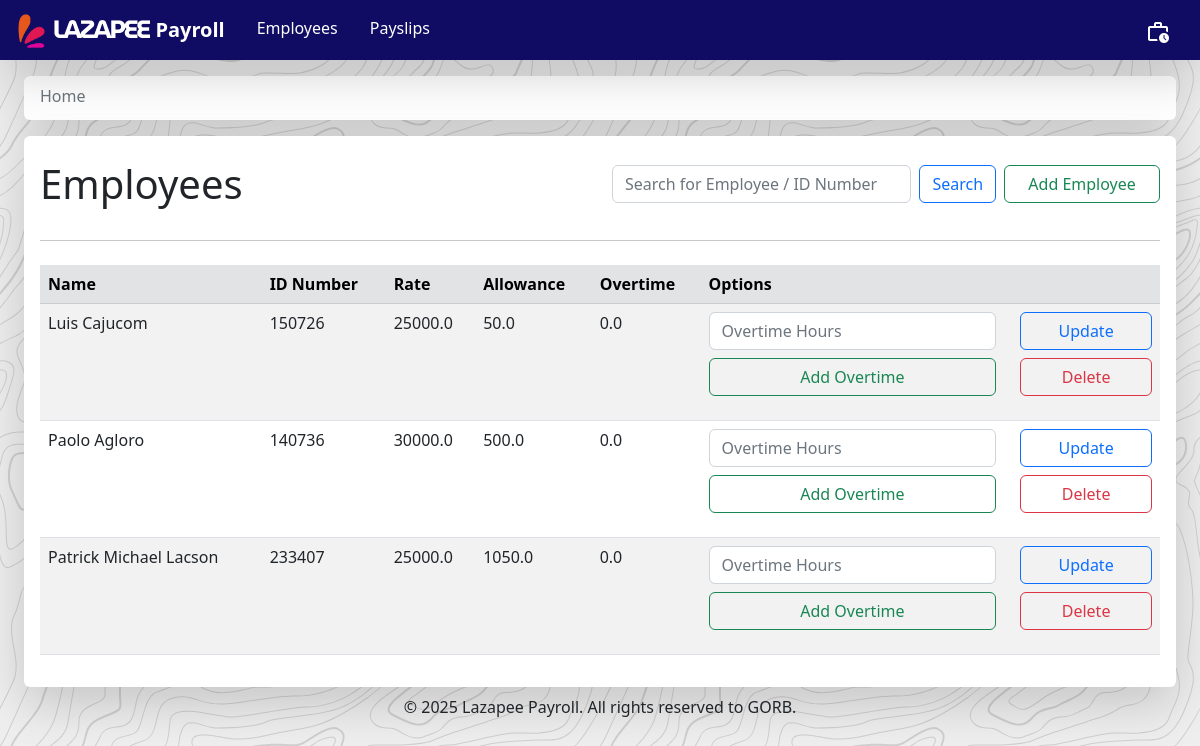
The page / on the database its author committed.
### payroll_app/models.py (models this page shows, shortened)
class Employee(models.Model):
    name = models.CharField(max_length = 300)
    id_number = models.CharField(max_length = 300, unique = True)
    rate = models.FloatField()
    overtime_pay = models.FloatField(null=True)
    allowance = models.FloatField(null=True)
    def getName(self):
        return self.name
    def getID(self):
        return self.id_number
    def getRate(self):
        return self.rate
    def getOvertime(self):
        return self.overtime_pay
    def getAllowance(self):
        return self.allowance

### payroll_app/views.py (the view)
# urls.py: path('', views.employees_page, name='employees'),
def employees_page(request):
    global history
    if (request.method=="POST"):
        button = request.POST.get("button")
        if button == "search":
            creds = request.POST.get("Search")
            if creds.isdigit() == True:
                employees = Employee.objects.filter(id_number=creds)
                return render(request, 'payroll_app/employees_page.html', {'employees':employees, 'history':history})
            else:
                employees = Employee.objects.filter(name__icontains=creds)
                return render(request, 'payroll_app/employees_page.html', {'employees':employees, 'history':history})
        elif button == "add_overtime":
            id = request.POST.get("employee_id")
            hours = request.POST.get("hours")
            overtime = get_object_or_404(Employee, id_number=id).getOvertime() + (get_object_or_404(Employee, id_number=id).getRate()/160) * 1.5 * int(hours)
            Employee.objects.filter(id_number=id).update(overtime_pay=overtime)
            employees = Employee.objects.all()
            return render(request, 'payroll_app/employees_page.html', {'employees':employees, 'history':history})
    else:
        employees = Employee.objects.all()
        message = request.session.pop('message', None)
        return render(request, 'payroll_app/employees_page.html', {'employees':employees, 'message':message, 'history':history})

### payroll_app/templates/payroll_app/employees_page.html (shortened to what this page needs)
{% extends 'payroll_app/base.html' %}
{% load static %}
    {% block directory %}
        <ol class="breadcrumb mb-1">
            <li class="breadcrumb-item">
                <a href="{% url 'employees' %}" class="text-secondary text-decoration-none">Home</a>
            </li>
        </ol>
    {% endblock %}
    {% block content %}
        <div class="navbar mt-3 mx-4 p-3 shadow-lg rounded div-animation" style="background-color: white">
            <div class="w-100">
                <div class="row align-items-center">
                    <div class="col">
                        <h1 class="mt-2">Employees</h1>
                    </div>
                    <div class="col">
                        <form class="form-inline my-2 d-flex" method="POST"> {% csrf_token %}
                            <input class="form-control" type="search" placeholder="Search for Employee / ID Number" name="Search">
                            <button class="btn btn-outline-primary mx-2" type="submit" name="button" value="search">Search</button>
                            <a class="btn btn-outline-success w-50" href="{% url 'create_employee' %}">Add Employee</a>
                        </form>
                    </div>
                </div>
                <hr class="my-4">
            </div>
            <table class="table table-hover table-striped">
                <thead class="table-secondary">
                    <th scope="col"> Name </th>
                    <th scope="col"> ID Number </th>
                    <th scope="col"> Rate </th>
                    <th scope="col"> Allowance </th>
                    <th scope="col"> Overtime </th>
                    <th scope="col"> Options </th>
                </thead>
                <tbody>
                    {% for e in employees %}
                    <tr>
                        <td> {{ e.getName }} </td>
                        <td> {{ e.getID }} </td>
                        <td> {{ e.getRate }} </td>
                        <td> {{ e.getAllowance }} </td>
                        <td> {{ e.getOvertime }} </td>
                        <td>
                            <form method="POST">{% csrf_token %}
                                <div class="row mb-2">
                                    <div class="col-8">
                                        <input type="number" class="form-control" id="hours" name="hours" placeholder="Overtime Hours" min="0" required>
                                    </div>
                                    <div class="col-4">
                                        <a href="{% url 'update_employee' pk=e.pk %}" class="btn btn-outline-primary px-3 mr-3 w-100">Update</a>
                                    </div>
                                </div>
                                <div class="row">
                                    <div class="col-8">
                                        <button type="submit" class="btn btn-outline-success mr-1 w-100" name="button" value="add_overtime">Add Overtime</button>
                                    </div>
                                    <div class="col-4">
                                        <a href="{% url 'delete_employee' pk=e.pk %}" class="btn btn-outline-danger px-3 mr-3 w-100">Delete</a>
                                    </div>
                                </div>
                            </form>
                        </td>
                    </tr>
                    {% endfor %}
                </tbody>
            </table>
        </div>
    {% endblock %}

### payroll_app/templates/payroll_app/base.html (style rules this page uses)
.div-animation { animation: fade 0.4s ease-out; }

### rows shown on the page
Employee: getName "Luis Cajucom", getID "150726", getRate "25000.0", getAllowance "50.0", getOvertime "0.0"
Employee: getName "Paolo Agloro", getID "140736", getRate "30000.0", getAllowance "500.0", getOvertime "0.0"
Employee: getName "Patrick Michael Lacson", getID "233407", getRate "25000.0", getAllowance "1050.0", getOvertime "0.0"
